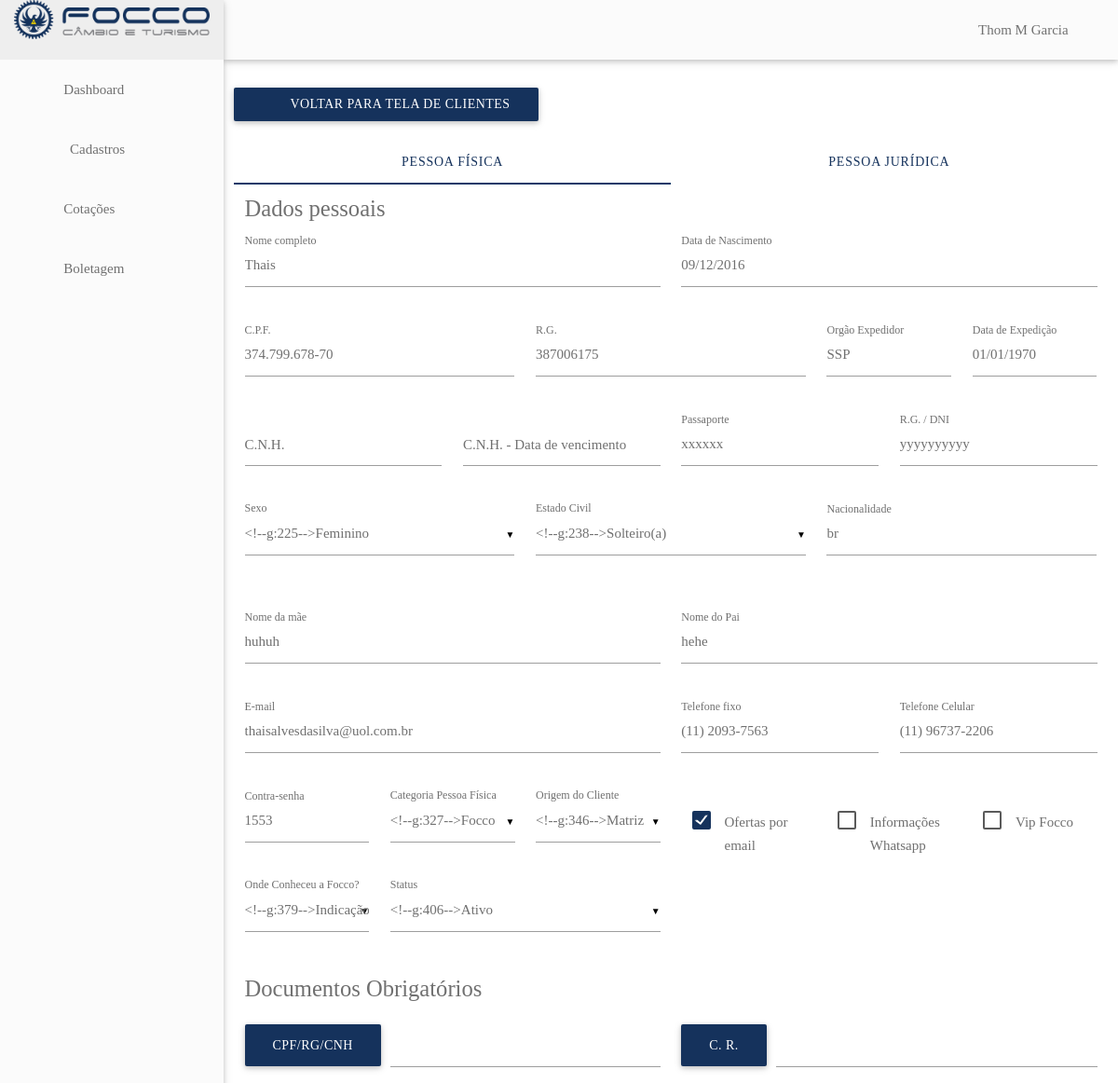
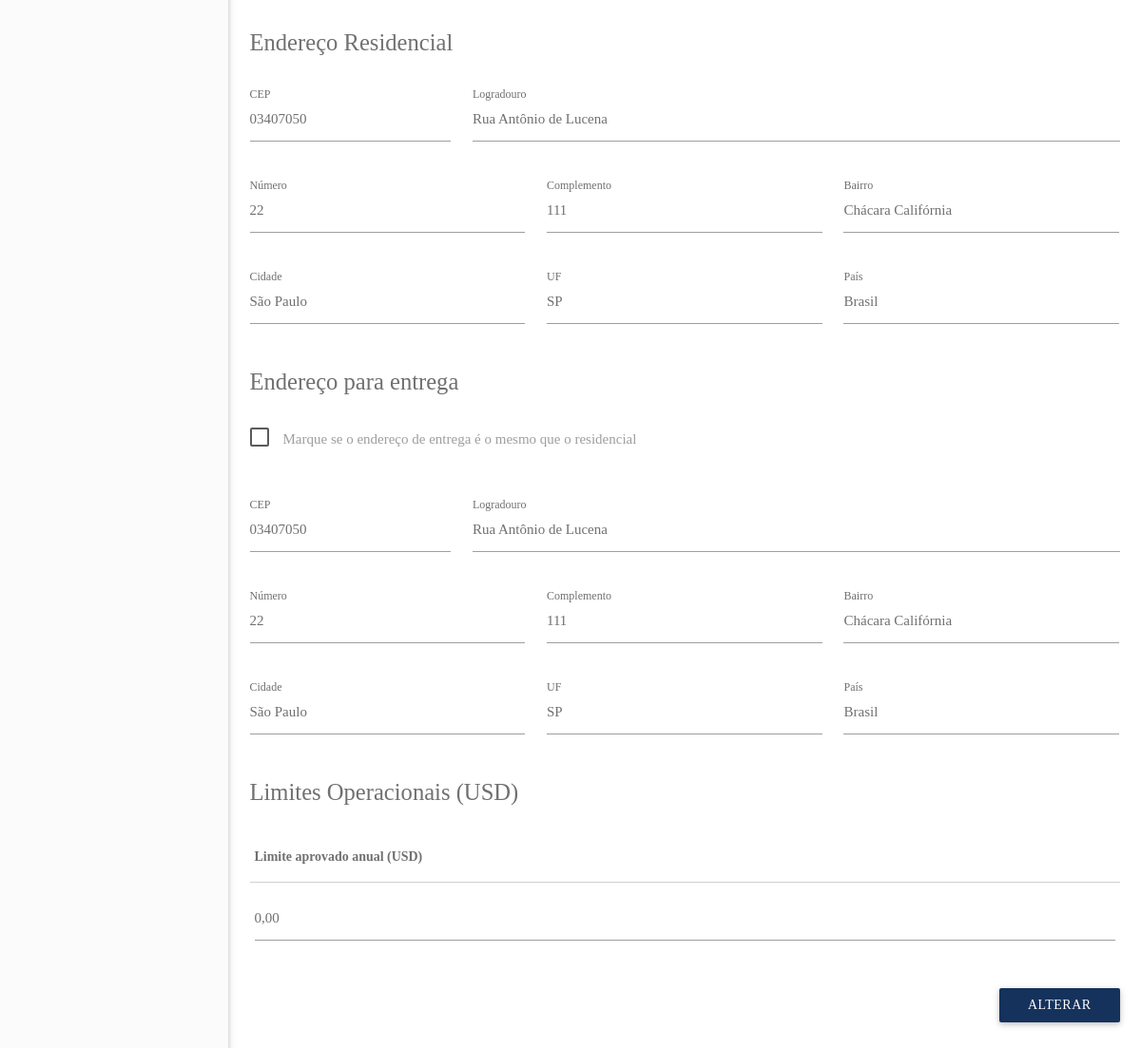
/dashboard/clientes/alterar.php?clienteId=18 (signed in), run on the app's committed database (2 pictures, top to bottom).
### tables this page shows
CREATE TABLE `clientes` (
  `id` int(11) NOT NULL,
  `categoria` int(11) DEFAULT NULL,
  `razaoSocial` varchar(255) DEFAULT NULL,
  `tipoPessoa` char(1) DEFAULT NULL,
  `cpfCnpj` varchar(14) DEFAULT NULL,
  `dataNascimentoAbertura` datetime DEFAULT NULL,
  `inscricaoMunicipal` varchar(50) DEFAULT NULL,
  `rgInscricaoEstadual` varchar(50) DEFAULT NULL,
  `rgOrgaoExpedidor` varchar(50) DEFAULT NULL,
  `rgDataExpedicao` datetime DEFAULT NULL,
  `sexo` char(1) DEFAULT NULL,
  `nacionalidade` varchar(100) DEFAULT NULL,
  `estadoCivil` int(11) DEFAULT NULL,
  `nomeConjuge` varchar(255) DEFAULT NULL,
  `dataNascimentoConjuge` datetime DEFAULT NULL,
  `nomeMae` varchar(255) DEFAULT NULL,
  `nomePai` varchar(255) DEFAULT NULL,
  `email` varchar(255) DEFAULT NULL,
  `telFixo` varchar(20) DEFAULT NULL,
  `telCelular` varchar(20) DEFAULT NULL,
  `contraSenha` varchar(255) DEFAULT NULL,
  `observacoes` varchar(1000) DEFAULT NULL,
  `ofertasPorEmail` bit(1) DEFAULT NULL,
  `infoWhatsapp` bit(1) DEFAULT NULL,
  `dataCadastro` datetime DEFAULT NULL,
  `dataModificacao` datetime DEFAULT NULL,
  `passaporte` varchar(25) DEFAULT NULL,
  `rgDni` varchar(50) DEFAULT NULL,
  `origem` int(11) DEFAULT NULL,
  `vip` bit(1) DEFAULT NULL,
  `limiteOperacionalDia` decimal(10,2) DEFAULT NULL,
  `limiteOperacionalAno` decimal(10,2) DEFAULT NULL,
  `ativo` bit(1) DEFAULT 1,
  `bloqueado` bit(1) DEFAULT 0,
  `motivoBloqueio` int(11) DEFAULT NULL,
  `ondeConheceu` int(11) DEFAULT NULL,
  `ondeSoube` varchar(255) DEFAULT NULL,
  `cnh` varchar(20) DEFAULT NULL,
  `cnhDataValidade` datetime DEFAULT NULL


);

CREATE TABLE `enderecoscliente` (
  `id` int(11) NOT NULL,
  `clienteId` int(11) DEFAULT NULL,
  `tipo` int(11) DEFAULT NULL,
  `cep` varchar(50) DEFAULT NULL,
  `endereco` varchar(255) DEFAULT NULL,
  `numero` varchar(20) DEFAULT NULL,
  `complemento` varchar(100) DEFAULT NULL,
  `bairro` varchar(100) DEFAULT NULL,
  `municipioId` int(11) DEFAULT NULL,
  `estadoId` int(11) DEFAULT NULL,
  `paisId` int(11) DEFAULT NULL,
  `cidade` varchar(100) DEFAULT NULL,
  `estado` varchar(100) DEFAULT NULL,
  `pais` varchar(100) DEFAULT NULL
);

### dashboard/clientes/alterar.php (the view, shortened to what the rows shown need)
<?php
include "../core/database.php";
include "../includes/header.php";
$sql_query = sprintf("SELECT * FROM clientes WHERE id = %s", $_GET['clienteId']);
$result = mysqli_query($conn, $sql_query);
$rows = array();
while($row = mysqli_fetch_array($result)) $rows[] = $row;
foreach($rows as $r){
  $nome = $r['razaoSocial'];
  $cpfCnpj = $r['cpfCnpj'];
  $dataNascimentoAbertura = $r['dataNascimentoAbertura'];
  $rgInscricaoEstadual = $r['rgInscricaoEstadual'];
  $rgOrgaoExpedidor = $r['rgOrgaoExpedidor'];
  $rgDataExpedicao = $r['rgDataExpedicao'];
  $nacionalidade = $r['nacionalidade'];
  $nomeMae = $r['nomeMae'];
  $nomePai = $r['nomePai'];
  $email = $r['email'];
  $telFixo = $r['telFixo'];
  $telCelular = $r['telCelular'];
  $contraSenha = $r['contraSenha'];
  $passaporte = $r['passaporte'];
  $rgDni = $r['rgDni'];
}
?>
<main class="clients">
  <div class="row">
    <div id="div-pf" class="col s12">
      <form action="alterarPost.php" method="POST" class="form-group form-alterar-cliente" id="form-alterar-cliente-pf" enctype="multipart/form-data">
        <div class="row">
          <div class="row">
            <div class="input-field col s6">
              <input id="razaoSocial" name="razaoSocial" type="text" required value="<?php echo $nome ?>" />
              <label for="razaoSocial">Nome completo</label>
            </div>
            <div class="input-field col s6">
              <input id="dataNascimento" name="dataNascimento" type="text" class="datepicker" required value= <?php echo date_format(new DateTime($dataNascimentoAbertura), 'd/m/Y'); ?> />
              <label for="dataNascimento">Data de Nascimento</label>
            </div>
          </div>
          <div class="row">
            <div class="input-field col s4">
              <input id="cpfCnpj" name="cpfCnpj" type="text" pattern="\d{3}\.\d{3}\.\d{3}-\d{2}" required value= <?php echo $cpfCnpj ?> />
              <label for="cpfCnpj">C.P.F.</label>
            </div>
            <div class="input-field col s4">
              <input id="rg" name="rg" type="text" required value= <?php echo $rgInscricaoEstadual ?> />
              <label for="rg">R.G.</label>
            </div>
            <div class="input-field col s2">
              <input id="rgOrgaoExpedidor" name="rgOrgaoExpedidor" type="text" required value= <?php echo $rgOrgaoExpedidor ?> />
              <label for="rgOrgaoExpedidor">Orgão Expedidor</label>
            </div>
            <div class="input-field col s2">
              <input id="rgDataExpedicao" name="rgDataExpedicao" type="text" class="datepicker" required value= <?php echo date_format(new DateTime($rgDataExpedicao), 'd/m/Y'); ?> />
              <label for="rgDataExpedicao">Data de Expedição</label>
            </div>
          </div>
          <div class="row">
            <div class="input-field col s3">
              <input id="numPassaporte" name="numPassaporte" type="text" value= <?php echo $passaporte ?> >
              <label for="numPassaporte">Passaporte</label>
            </div>
            <div class="input-field col s3">
              <input id="rgDni" name="rgDni" type="text" value= <?php echo $rgDni ?> >
              <label for="rgDni">R.G. / DNI</label>
            </div>
          </div>
          <div class="row">
            <div class="input-field col s4">
              <input id="nacionalidade" name="nacionalidade" type="text" required value= <?php echo $nacionalidade ?> >
              <label for="nacionalidade">Nacionalidade</label>
            </div>
          </div>
          <div class="row">
            <div class="input-field col s6">
              <input id="nomeMae" name="nomeMae" type="text" required value='<?php echo $nomeMae ?>'>
              <label for="nomeMae">Nome da mãe</label>
            </div>
            <div class="input-field col s6">
              <input id="nomePai" name="nomePai" type="text" required value='<?php echo $nomePai ?>'>
              <label for="nomePai">Nome do Pai</label>
            </div>
          </div>
          <div class="row">
            <div class="input-field col s6">
              <input id="email" name="email" type="email" required value='<?php echo $email ?>'>
              <label for="email">E-mail</label>
            </div>
            <div class="input-field col s3">
              <input id="telFixo" name="telFixo" class="telefone" required  type="tel" value='<?php echo $telFixo ?>'>
              <label for="telFixo">Telefone fixo</label>
            </div>
            <div class="input-field col s3">
              <input id="telCelular" name="telCelular" class="telefone" required type="tel" value='<?php echo $telCelular ?>' >
              <label for="telCelular">Telefone Celular</label>
            </div>
          </div>
          <div class="row">
            <div class="input-field col s2">
              <input id="contraSenha" name="contraSenha" type="text" value= <?php echo $contraSenha ?>>
              <label for="contraSenha">Contra-senha</label>
            </div>
          </div>
          <?php
          $sql_query = sprintf("SELECT * FROM enderecoscliente WHERE clienteId = %s and tipo = %s", $_GET['clienteId'], 1);
          $result = mysqli_query($conn, $sql_query);
          $rows = array();
          while($row = mysqli_fetch_array($result)) $rows[] = $row;
          $cep = "";
          $endereco = "";
          $numero = "";
          $complemento = "";
          $bairro = "";
          $cidade = "";
          $estado = "";
          $pais = "";
          foreach($rows as $r){
            $cep = $r['cep'];
            $endereco = $r['endereco'];
            $numero = $r['numero'];
            $complemento = $r['complemento'];
            $bairro = $r['bairro'];
            $cidade = $r['cidade'];
            $estado = $r['estado'];
            $pais = $r['pais'];
          }
          ?>
         <div class="row">
          <div class="input-field col s3">
            <input id="cep-residencial" name="cep-residencial" type="text" required value='<?php echo $cep ?>' >
            <label for="cep-residencial">CEP</label>
          </div>
          <div class="input-field col s9">
            <input id="logradouro-residencial" name="logradouro-residencial" type="text" required value='<?php echo $endereco ?>' >
            <label for="logradouro-residencial">Logradouro</label>
          </div>
        </div>
        <div class="row">
          <div class="input-field col s4">
            <input id="numero-residencial" name="numero-residencial" type="text" required value='<?php echo $numero ?>'>
            <label for="numero-residencial">Número</label>
          </div>
          <div class="input-field col s4">
            <input id="complemento-residencial" name="complemento-residencial" type="text" value='<?php echo $complemento ?>'>
            <label for="complemento-residencial">Complemento</label>
          </div>
          <div class="input-field col s4">
            <input id="bairro-residencial" name="bairro-residencial" type="text" required value='<?php echo $bairro ?>'>
            <label for="bairro-residencial">Bairro</label>
          </div>
        </div>
        <div class="row">
          <div class="input-field col s4">
            <input id="cidade-residencial" name="cidade-residencial" type="text" required value='<?php echo $cidade ?>'>
            <label for="cidade-residencial">Cidade</label>
          </div>
          <div class="input-field col s4" >
            <input id="UF-residencial" name="UF-residencial" type="text" required value='<?php echo $estado ?>'>
            <label for="UF-residencial">UF</label>
          </div>
          <div class="input-field col s4">
            <input id="pais-residencial" name="pais-residencial" type="text" required value='<?php echo $pais ?>'>
            <label for="pais-residencial">País</label>
          </div>
        </div>
        <?php
        $sql_query = sprintf("SELECT * FROM enderecoscliente WHERE clienteId = %s and tipo = %s", $_GET['clienteId'], 2);
        $result = mysqli_query($conn, $sql_query);
        $rows = array();
        while($row = mysqli_fetch_array($result)) $rows[] = $row;
        foreach($rows as $r){
          $cep = $r['cep'];
          $endereco = $r['endereco'];
          $numero = $r['numero'];
          $complemento = $r['complemento'];
          $bairro = $r['bairro'];
          $cidade = $r['cidade'];
          $estado = $r['estado'];
          $pais = $r['pais'];
        }
        ?>
      <div id="div-endereco-entrega">
       <div class="row">
        <div class="input-field col s3">
          <input id="cep-entrega" name="cep-entrega" type="text" value='<?php echo $cep ?>'>
          <label for="cep-entrega">CEP</label>
        </div>
        <div class="input-field col s9">
          <input id="logradouro-entrega" name="logradouro-entrega" type="text" value='<?php echo $endereco ?>'>
          <label for="logradouro-entrega">Logradouro</label>
        </div>
      </div>
      <div class="row">
        <div class="input-field col s4">
          <input id="numero-entrega" name="numero-entrega" type="text" value='<?php echo $numero ?>'>
          <label for="numero-entrega">Número</label>
        </div>
        <div class="input-field col s4">
          <input id="complemento-entrega" name="complemento-entrega" type="text" value='<?php echo $complemento ?>'>
          <label for="complemento-entrega">Complemento</label>
        </div>
        <div class="input-field col s4">
          <input id="bairro-entrega" name="bairro-entrega" type="text" value='<?php echo $bairro ?>'>
          <label for="bairro-entrega">Bairro</label>
        </div>
      </div>
      <div class="row">
        <div class="input-field col s4">
          <input id="cidade-entrega" name="cidade-entrega" type="text" value='<?php echo $cidade ?>'>
          <label for="cidade-entrega">Cidade</label>
        </div>
        <div class="input-field col s4">
          <input id="UF-entrega" name="UF-entrega" type="text" value='<?php echo $estado ?>'>
          <label for="UF-entrega">UF</label>
        </div>
        <div class="input-field col s4">
          <input id="pais-entrega" name="pais-entrega" type="text" value='<?php echo $pais ?>'>
          <label for="pais-entrega">País</label>
        </div>
      </div>
    </div>
   <div class="row">
    <div class="col s12">
      <table class="responsive-table">
        <thead>
          <tr>
            <th>Limite aprovado anual (USD)</th>
          </tr>
        </thead>
          </table>
        </div>
      </div>
    </div>
  </form>
</div>
</div>
</main>
<?php
include "../includes/footer.php";
?>

### data on the page
clientes: razaoSocial "Thais", dataNascimento "09/12/2016", cpfCnpj "374.799.678-70", rg "387006175", rgOrgaoExpedidor "SSP", rgDataExpedicao "01/01/1970", numPassaporte "xxxxxx", rgDni "yyyyyyyyyy", nacionalidade "br", nomeMae "huhuh", nomePai "hehe", email "thaisalvesdasilva@uol.com.br", telFixo "(11) 2093-7563", telCelular "(11) 96737-2206", contraSenha "1553"
enderecoscliente: cep-residencial "03407050", logradouro-residencial "Rua Antônio de Lucena", numero-residencial "22", complemento-residencial "111", bairro-residencial "Chácara Califórnia", cidade-residencial "São Paulo", UF-residencial "SP", pais-residencial "Brasil"
enderecoscliente: cep-entrega "03407050", logradouro-entrega "Rua Antônio de Lucena", numero-entrega "22", complemento-entrega "111", bairro-entrega "Chácara Califórnia", cidade-entrega "São Paulo", UF-entrega "SP", pais-entrega "Brasil"

### other printed values
$_SESSION['currentUser']['nome'] "Thom M Garcia"
